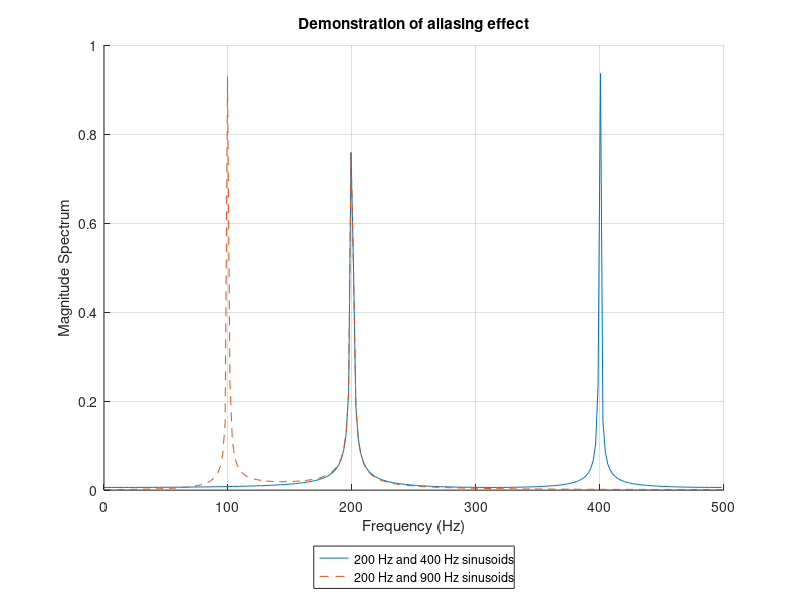

This figure's MATLAB source:
close all; clear variables; clc;
N = 512;
fs = 1000;
f = (0:N-1)*fs/N;
t = (0:N-1)/fs;
x1 = sin(2*pi*200*t) + sin(2*pi*400*t);
x2 = sin(2*pi*200*t) + sin(2*pi*900*t);
X1 = fft(x1);
X2 = fft(x2);
X1_abs = 2*abs(X1)/N;
X2_abs = 2*abs(X2)/N;
hold on
plot(f(1:N/2),X1_abs(1:N/2),'DisplayName','200 Hz and 400 Hz sinusoids')
plot(f(1:N/2),X2_abs(1:N/2),'--','DisplayName','200 Hz and 900 Hz sinusoids')
legend('Orientation','vertical','Box','on','Location','southoutside')
title('Demonstration of aliasing effect')
ylabel('Magnitude Spectrum')
xlabel('Frequency (Hz)');
grid()
saveas(gcf,sprintf('%s.png',mfilename))
